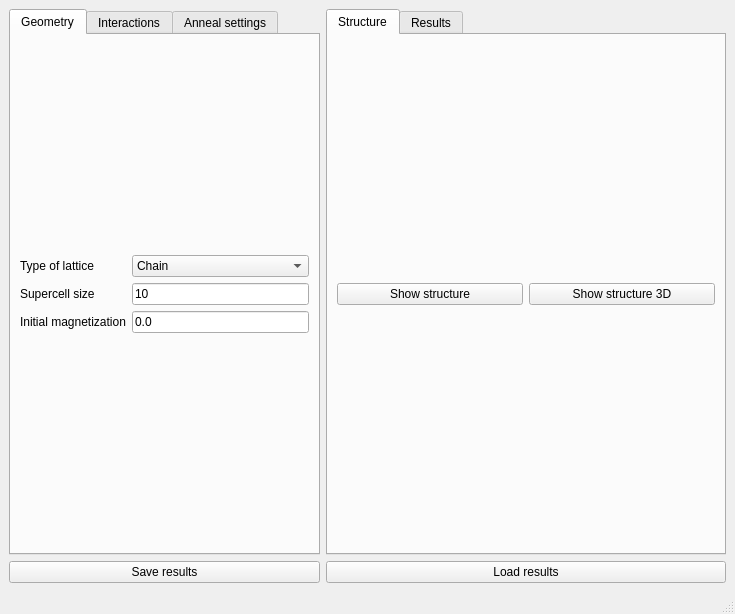
<?xml version="1.0" encoding="UTF-8"?>
<ui version="4.0">
 <class>MainWindow</class>
 <widget class="QMainWindow" name="MainWindow">
  <property name="geometry">
   <rect>
    <x>0</x>
    <y>0</y>
    <width>735</width>
    <height>614</height>
   </rect>
  </property>
  <property name="baseSize">
   <size>
    <width>0</width>
    <height>0</height>
   </size>
  </property>
  <property name="windowTitle">
   <string>Ising model</string>
  </property>
  <widget class="QWidget" name="centralwidget">
   <layout class="QGridLayout" name="gridLayout_1">
    <item row="0" column="0">
     <widget class="QTabWidget" name="tabWidget">
      <property name="currentIndex">
       <number>0</number>
      </property>
      <widget class="QWidget" name="tab_geometry">
       <attribute name="title">
        <string>Geometry</string>
       </attribute>
       <layout class="QGridLayout" name="gridLayout_geometry">
        <item row="0" column="0">
         <layout class="QGridLayout" name="gridLayout_geometry_fields">
          <item row="0" column="0">
           <widget class="BodyLabel" name="label_lattice">
            <property name="text">
             <string>Type of lattice</string>
            </property>
           </widget>
          </item>
          <item row="0" column="1">
           <widget class="ComboBox" name="lattice">
            <item>
             <property name="text">
              <string>Chain</string>
             </property>
            </item>
            <item>
             <property name="text">
              <string>Square</string>
             </property>
            </item>
            <item>
             <property name="text">
              <string>Triangular</string>
             </property>
            </item>
            <item>
             <property name="text">
              <string>Honeycomb</string>
             </property>
            </item>
            <item>
             <property name="text">
              <string>Kagome</string>
             </property>
            </item>
            <item>
             <property name="text">
              <string>Lieb</string>
             </property>
            </item>
           </widget>
          </item>
          <item row="1" column="0">
           <widget class="BodyLabel" name="label_supercell_size">
            <property name="text">
             <string>Supercell size</string>
            </property>
           </widget>
          </item>
          <item row="1" column="1">
           <widget class="LineEdit" name="supercell_size">
            <property name="text">
             <string>10</string>
            </property>
           </widget>
          </item>
          <item row="2" column="0">
           <widget class="BodyLabel" name="label_magnetization">
            <property name="text">
             <string>Initial magnetization</string>
            </property>
           </widget>
          </item>
          <item row="2" column="1">
           <widget class="LineEdit" name="magnetization">
            <property name="text">
             <string>0.0</string>
            </property>
           </widget>
          </item>
         </layout>
        </item>
       </layout>
      </widget>
      <widget class="QWidget" name="tab_interactions">
       <attribute name="title">
        <string>Interactions</string>
       </attribute>
       <layout class="QGridLayout" name="gridLayout_interactions">
        <item row="0" column="0">
         <layout class="QGridLayout" name="gridLayout_interactions_fields">
          <item row="0" column="0">
           <widget class="BodyLabel" name="label_Jij_ising">
            <property name="text">
             <string>Neighbor couplings (J1, J2, J3)</string>
            </property>
           </widget>
          </item>
          <item row="0" column="1">
           <widget class="LineEdit" name="Jij_ising">
            <property name="text">
             <string>1.0, 0.0, 0.0</string>
            </property>
           </widget>
          </item>
          <item row="1" column="0">
           <widget class="BodyLabel" name="label_field_profile">
            <property name="text">
             <string>External field profile</string>
            </property>
           </widget>
          </item>
          <item row="1" column="1">
           <widget class="LineEdit" name="field_profile">
            <property name="text">
             <string>0.0</string>
            </property>
           </widget>
          </item>
         </layout>
        </item>
       </layout>
      </widget>
      <widget class="QWidget" name="tab_anneal_settings">
       <attribute name="title">
        <string>Anneal settings</string>
       </attribute>
       <layout class="QGridLayout" name="gridLayout_anneal_settings">
        <item row="0" column="0">
         <layout class="QGridLayout" name="gridLayout_anneal_settings_fields">
          <item row="0" column="0">
           <widget class="BodyLabel" name="label_temp">
            <property name="text">
             <string>Temperature</string>
            </property>
           </widget>
          </item>
          <item row="0" column="1">
           <widget class="LineEdit" name="temp">
            <property name="text">
             <string>3.0</string>
            </property>
           </widget>
          </item>
          <item row="1" column="0">
           <widget class="BodyLabel" name="label_ntries">
            <property name="text">
             <string>Number of attempts</string>
            </property>
           </widget>
          </item>
          <item row="1" column="1">
           <widget class="LineEdit" name="ntries">
            <property name="text">
             <string>10000</string>
            </property>
           </widget>
          </item>
          <item row="2" column="0">
           <widget class="BodyLabel" name="label_n_snapshots">
            <property name="text">
             <string>Number of snapshots</string>
            </property>
           </widget>
          </item>
          <item row="2" column="1">
           <widget class="LineEdit" name="n_snapshots">
            <property name="text">
             <string>20</string>
            </property>
           </widget>
          </item>
         </layout>
        </item>
       </layout>
      </widget>
     </widget>
    </item>
    <item row="0" column="1">
     <widget class="QTabWidget" name="tabWidget_2">
      <property name="minimumSize">
       <size>
        <width>400</width>
        <height>0</height>
       </size>
      </property>
      <property name="currentIndex">
       <number>0</number>
      </property>
      <widget class="QWidget" name="tab_structure">
       <attribute name="title">
        <string>Structure</string>
       </attribute>
       <layout class="QGridLayout" name="gridLayout_structure">
        <item row="1" column="0">
         <widget class="PushButton" name="show_structure">
          <property name="text">
           <string>Show structure</string>
          </property>
         </widget>
        </item>
        <item row="1" column="1">
         <widget class="PushButton" name="show_structure_3d">
          <property name="text">
           <string>Show structure 3D</string>
          </property>
         </widget>
        </item>
       </layout>
      </widget>
      <widget class="QWidget" name="tab_anneal_results">
       <attribute name="title">
        <string>Results</string>
       </attribute>
       <layout class="QVBoxLayout" name="verticalLayout_anneal_results">
        <item>
         <widget class="PushButton" name="show_spin_configuration">
          <property name="text">
           <string>Show configuration</string>
          </property>
         </widget>
        </item>
        <item>
         <widget class="PushButton" name="show_spin_relaxation">
          <property name="text">
           <string>Show relaxation</string>
          </property>
         </widget>
        </item>
        <item>
         <widget class="PushButton" name="show_spin_correlator_relaxation">
          <property name="text">
           <string>Show correlator relaxation</string>
          </property>
         </widget>
        </item>
       </layout>
      </widget>
     </widget>
    </item>
    <item row="1" column="0">
     <widget class="PushButton" name="save_results">
      <property name="text">
       <string>Save results</string>
      </property>
     </widget>
    </item>
    <item row="1" column="1">
     <widget class="PushButton" name="load_results">
      <property name="text">
       <string>Load results</string>
      </property>
     </widget>
    </item>
   </layout>
  </widget>
  <widget class="QMenuBar" name="menubar">
   <property name="geometry">
    <rect>
     <x>0</x>
     <y>0</y>
     <width>735</width>
     <height>22</height>
    </rect>
   </property>
  </widget>
  <widget class="QStatusBar" name="statusbar"/>
 </widget>
 <customwidgets>
 <customwidget>
  <class>BodyLabel</class>
  <extends>QLabel</extends>
  <header>qfluentwidgets</header>
 </customwidget>
 <customwidget>
  <class>ComboBox</class>
  <extends>QComboBox</extends>
  <header>qfluentwidgets</header>
 </customwidget>
 <customwidget>
  <class>LineEdit</class>
  <extends>QLineEdit</extends>
  <header>qfluentwidgets</header>
 </customwidget>
 <customwidget>
  <class>PushButton</class>
  <extends>QPushButton</extends>
  <header>qfluentwidgets</header>
 </customwidget>
</customwidgets>
<resources/>
 <connections/>
</ui>
